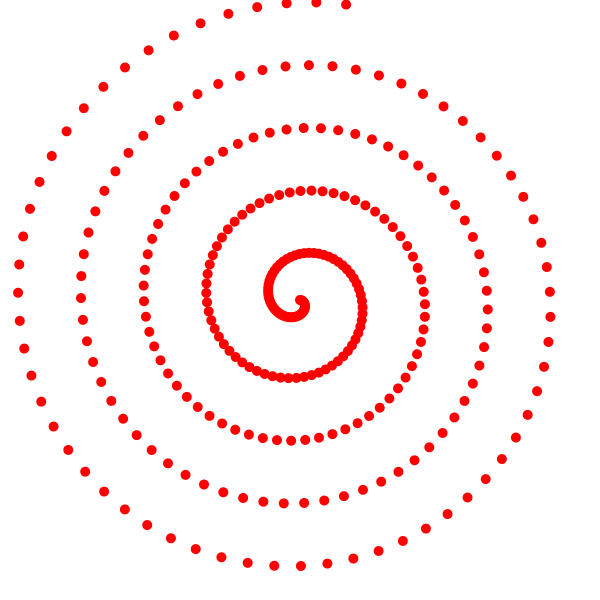
Frame 1 (no input)
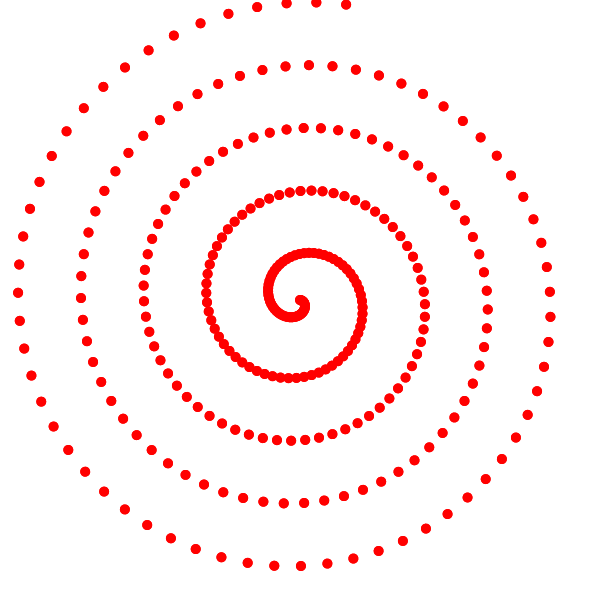
Frame 2 (the mouse pressed at the canvas centre, redrawn once)

The Processing sketch that drew these frames (run headless with seeded random() and noise(); the mouse was pressed at the canvas centre and the sketch redrawn once):

// Processing sketch: SprialEllipse
// ── SprialEllipse.pde
/**
  * Spiral circles
  *
  */
  
void setup() {
  size(600,600);
  background(255);
  noLoop();
}

void draw() {
  translate(width/2, height/2);
  for(float f=0; f<300; f++) {
    rotate(0.1);
    fill (255,0,0);
    noStroke();
    ellipse(f, 0, 10, 10);
  }
}
